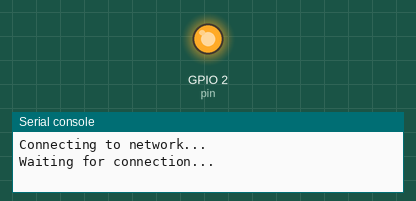
This program was run on a simulated ESP8266 board running MicroPython. On the bench: output pins drawn as LEDs (lit = HIGH), the last lines printed to the serial console. WiFi joins after 1.5 s. At 1.5 s the program stops and its outputs stay as they are.

Above: at 0.1 s.
At 0.6 s:
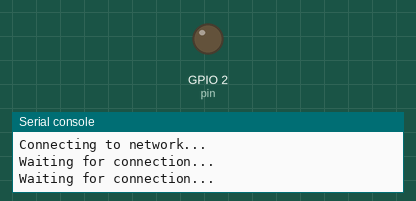
Timing chart, 0 to 2.5 s (numbered marks = the images above):
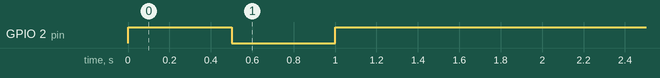

The program:

esp8266_MicroPy_boot_Estop.py
```python
#! /usr/bin/env python

###############################################################################
# esp8266_MicroPy_boot_boilerplate.py
#
# base boot.py boilerplate code for MicroPython running on the esp8266
# Copy relevant parts and/or file with desired settings into boot.py on the esp8266
#
# The boot.py will be run once at every startup or reset. Configuration, etc
# should happen in this file.
#
#
# Created: 06/04/16
#   - Joshua Vaughan
#   - joshua.vaughan@louisiana.edu
#   - http://www.ucs.louisiana.edu/~jev9637
#
# Modified:
#   *
#
###############################################################################

import webrepl
import time
import machine

# Create a pin object for the esp8266 onboard LED
pin = machine.Pin(2, machine.Pin.OUT)
pin.high() # Turn the pin off to start

WIFI_SSID = "SSID"
WIFI_PASSWORD = "PASS"

# Set to true to connect to the WIFI network identified by the parameters above
# We'll leave the access point open too, for easy debugging/programming
CONNECT_AS_STATION = True

def do_connect():
    import network
    sta_if = network.WLAN(network.STA_IF)

    start = time.ticks_ms() # get millisecond counter


    if not sta_if.isconnected():
        print('Connecting to network...')
        sta_if.active(True)
        sta_if.connect(WIFI_SSID, WIFI_PASSWORD)
        while not sta_if.isconnected():
            print('Waiting for connection...')
            time.sleep_ms(500)
            pin.value(not pin.value()) # Toggle the LED while trying to connect

            # compute time difference since we started looking for the network
            # If it's greater than 10s, we'll time out and just start up as
            # an access point.
            delta = time.ticks_diff(time.ticks_ms(), start)
            if delta > 10000:
                print('\r\nTimeout on network connection. Please:')
                print(' * check the SSID and password \r\n * connect to the esp8266 Access Point\r\n')
                break

    print('Network Configuration:', sta_if.ifconfig())
    pin.high() # Turn off the LED connected


if CONNECT_AS_STATION:
    do_connect()


# Start the webREPL
# Connect via http://micropython.org/webrepl/
# or using the .html file from https://github.com/micropython/webrepl
webrepl.start()
```

Measured:
- by itself, GPIO 2 (pin): LOW → HIGH at 0.00 s, → LOW 0.50 s later, → HIGH 0.50 s later
